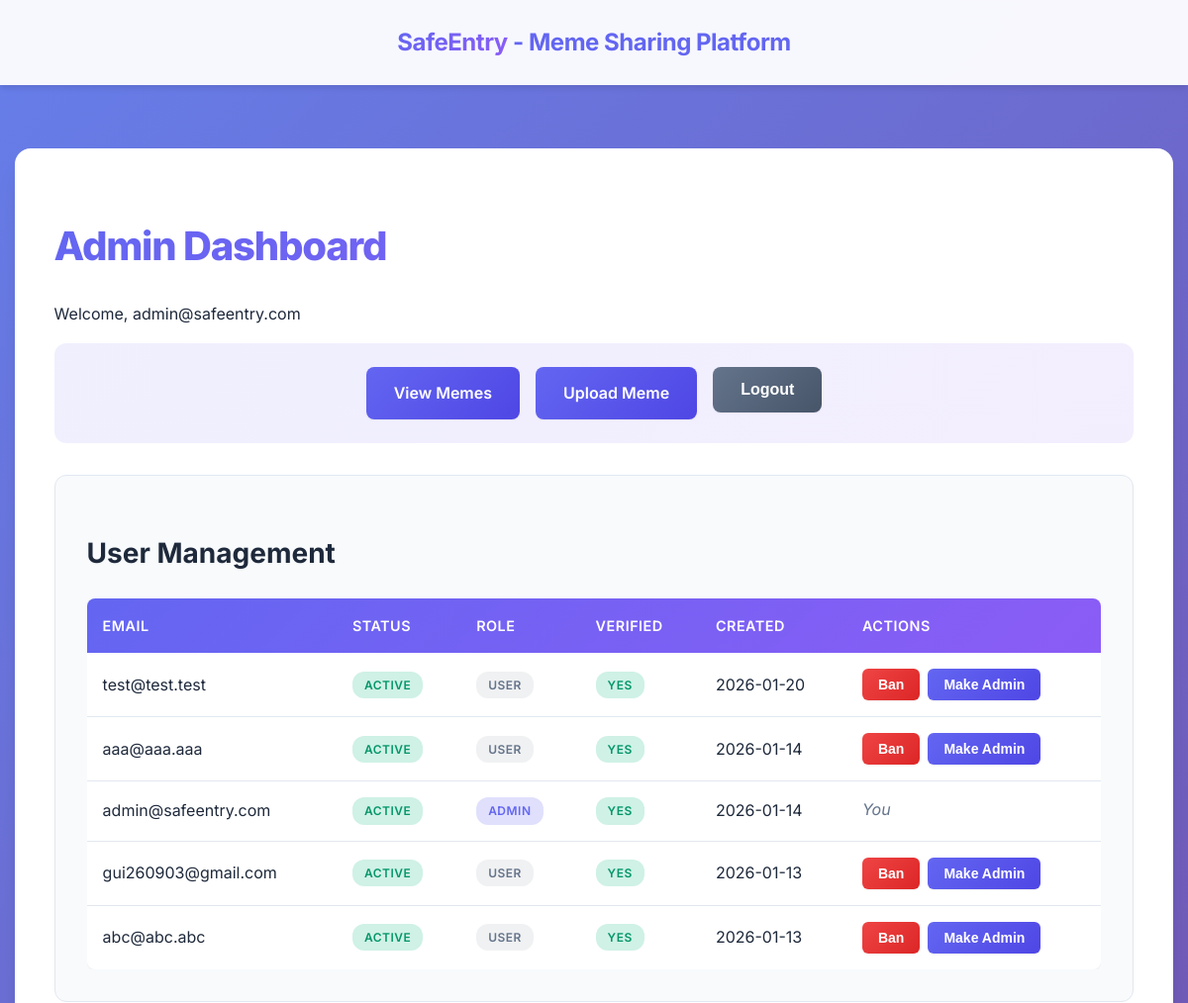
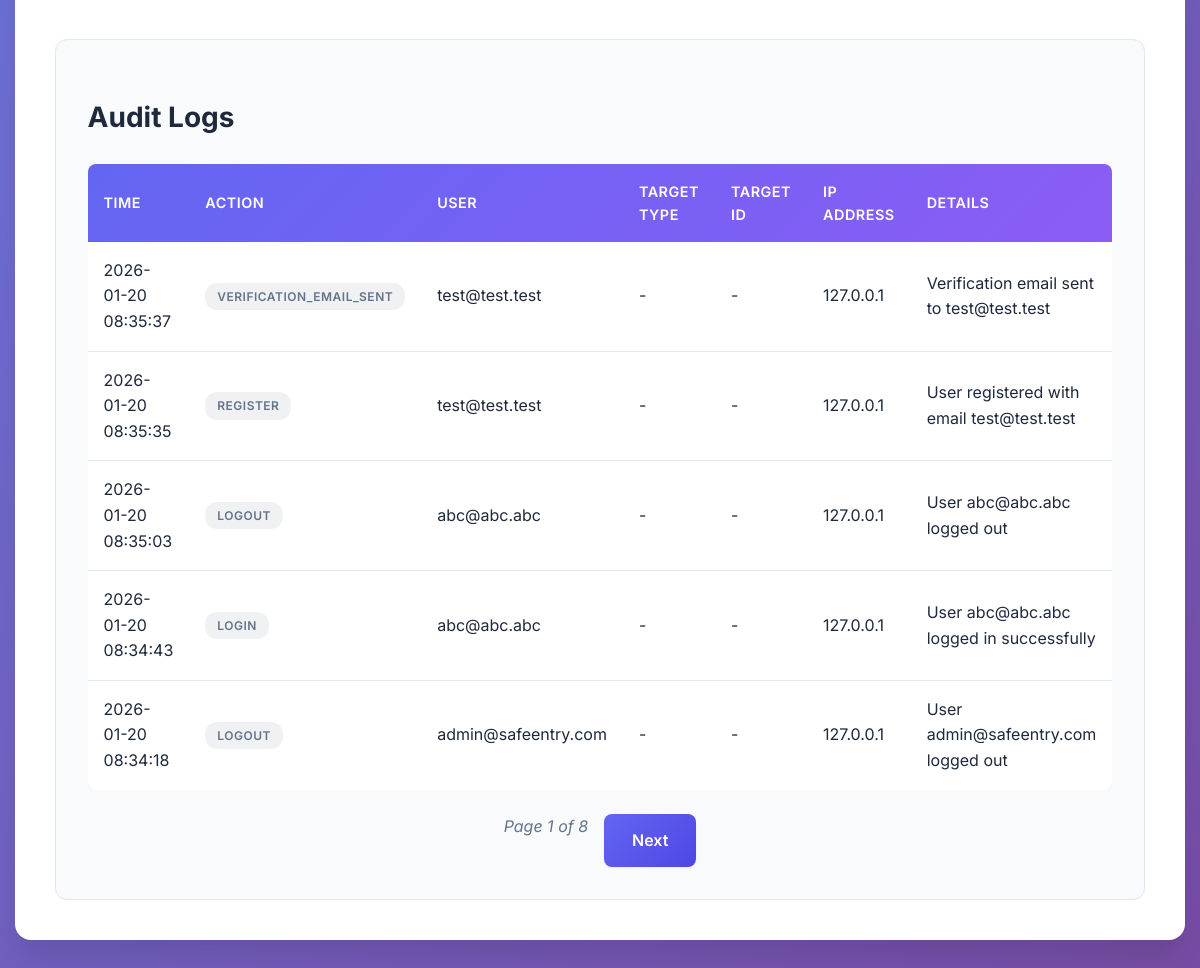
The page /dashboard (signed in) on the database its author committed (2 pictures, top to bottom).
### main.py (models this page shows, shortened)
class User(db.Model):
    id = db.Column(db.Integer, primary_key=True)
    email = db.Column(db.String(129), unique=True, nullable=False)
    password_hash = db.Column(db.String(255), nullable=False)
    is_verified = db.Column(db.Boolean, default=False)
    login_attempts = db.Column(db.Integer, default=0)
    is_bruteforced = db.Column(db.Boolean, default=False)
    is_admin = db.Column(db.Boolean, default=False)  # Admin role
    is_banned = db.Column(db.Boolean, default=False)  # Ban status
    created_at = db.Column(db.DateTime, default=datetime.utcnow)
    memes = db.relationship('Meme', backref='user', lazy=True)

class AuditLog(db.Model):
    id = db.Column(db.Integer, primary_key=True)
    action_type = db.Column(db.String(50), nullable=False)  # 'delete_meme', 'ban_user', 'role_change'
    actor_id = db.Column(db.Integer, db.ForeignKey('user.id'), nullable=False)
    target_id = db.Column(db.Integer, nullable=True)  # ID of affected resource
    target_type = db.Column(db.String(50), nullable=True)  # 'meme', 'user'
    details = db.Column(db.Text, nullable=True)  # Additional context
    timestamp = db.Column(db.DateTime, default=datetime.utcnow, nullable=False)
    ip_address = db.Column(db.String(45), nullable=True)

### main.py (the view)
@app.route("/dashboard")
def dashboard():
    admin = require_admin()
    if not admin:
        abort(403)  # Forbidden - not an admin
    users = User.query.order_by(User.created_at.desc()).all()
    page = request.args.get("page", 1, type=int)
    logs_pagination = AuditLog.query.order_by(AuditLog.timestamp.desc()).paginate(
        page=page,
        per_page=5,
        error_out=False,
    )
    logs = logs_pagination.items
    user_map = {u.id: u.email for u in users}
    return render_template(
        "dashboard.html",
        admin=admin,
        users=users,
        logs=logs,
        logs_page=logs_pagination,
        user_map=user_map,
    )

### main.py (called while the page is built)
def get_current_user():
    if "email" not in session:
        return None
    return User.query.filter_by(email=session["email"]).first()

def require_auth():
    user = get_current_user()
    if not user or not user.is_verified or user.is_banned:
        return None
    return user

def require_admin():
    user = require_auth()
    if not user or not user.is_admin:
        return None
    return user

### templates/dashboard.html (shortened to what this page needs)
{% extends "base.html" %}
{% block body%}
<div class="container">
    <h1>Admin Dashboard</h1>
    <p>Welcome, {{ admin.email }}</p>
    <div class="dashboard-nav">
        <a href="{{ url_for('memes') }}" class="btn btn-primary">View Memes</a>
        <a href="{{ url_for('upload_meme') }}" class="btn btn-primary">Upload Meme</a>
        <form method="post" action="{{ url_for('logout') }}" style="display:inline;">
            <button type="submit" class="btn btn-logout">Logout</button>
        </form>
    </div>
    <div class="admin-section">
        <h2>User Management</h2>
        {% if users %}
            <div class="users-table">
                <table>
                    <thead>
                        <tr>
                            <th>Email</th>
                            <th>Status</th>
                            <th>Role</th>
                            <th>Verified</th>
                            <th>Created</th>
                            <th>Actions</th>
                        </tr>
                    </thead>
                    <tbody>
                        {% for user in users %}
                        <tr>
                            <td>{{ user.email }}</td>
                            <td>
                                {% if user.is_banned %}
                                    <span class="badge badge-banned">Banned</span>
                                {% elif user.is_bruteforced %}
                                    <span class="badge badge-locked">Locked</span>
                                {% elif user.is_verified %}
                                    <span class="badge badge-active">Active</span>
                                {% else %}
                                    <span class="badge badge-unverified">Unverified</span>
                                {% endif %}
                            </td>
                            <td>
                                {% if user.is_admin %}
                                    <span class="badge badge-admin">Admin</span>
                                {% else %}
                                    <span class="badge badge-user">User</span>
                                {% endif %}
                            </td>
                            <td>
                                {% if user.is_verified %}
                                    <span class="badge badge-verified">Yes</span>
                                {% else %}
                                    <span class="badge badge-unverified">No</span>
                                {% endif %}
                            </td>
                            <td>{{ user.created_at.strftime('%Y-%m-%d') }}</td>
                            <td class="actions">
                                {% if user.id != admin.id %}
                                    <form method="post" action="{{ url_for('ban_user', user_id=user.id) }}" style="display:inline;">
                                        {% if user.is_banned %}
                                            <button type="submit" class="btn btn-sm btn-unban"
                                                    onclick="return confirm('Unban {{ user.email }}?');">
                                                Unban
                                            </button>
                                        {% else %}
                                            <button type="submit" class="btn btn-sm btn-ban"
                                                    onclick="return confirm('Ban {{ user.email }}?');">
                                                Ban
                                            </button>
                                        {% endif %}
                                    </form>
                                    <form method="post" action="{{ url_for('make_admin', user_id=user.id) }}" style="display:inline;">
                                        {% if user.is_admin %}
                                            <button type="submit" class="btn btn-sm btn-revoke-admin"
                                                    onclick="return confirm('Revoke admin privileges from {{ user.email }}?');">
                                                Revoke Admin
                                            </button>
                                        {% else %}
                                            <button type="submit" class="btn btn-sm btn-grant-admin"
                                                    onclick="return confirm('Grant admin privileges to {{ user.email }}?');">
                                                Make Admin
                                            </button>
                                        {% endif %}
                                    </form>
                                {% else %}
                                    <span class="text-muted">You</span>
                                {% endif %}
                            </td>
                        </tr>
                        {% endfor %}
                    </tbody>
                </table>
            </div>
        {% else %}
            <p>No users found.</p>
        {% endif %}
    </div>
    <div class="admin-section" style="margin-top: 2.5rem;">
        <h2>Audit Logs</h2>
        {% if logs %}
            <div class="users-table">
                <table>
                    <thead>
                        <tr>
                            <th>Time</th>
                            <th>Action</th>
                            <th>User</th>
                            <th>Target Type</th>
                            <th>Target ID</th>
                            <th>IP Address</th>
                            <th>Details</th>
                        </tr>
                    </thead>
                    <tbody>
                        {% for log in logs %}
                        <tr>
                            <td>{{ log.timestamp.strftime('%Y-%m-%d %H:%M:%S') }}</td>
                            <td><span class="badge badge-user">{{ log.action_type }}</span></td>
                            <td>{{ user_map.get(log.actor_id, 'Unknown') }}</td>
                            <td>{{ log.target_type or '-' }}</td>
                            <td>{{ log.target_id or '-' }}</td>
                            <td>{{ log.ip_address or '-' }}</td>
                            <td>{{ log.details or '-' }}</td>
                        </tr>
                        {% endfor %}
                    </tbody>
                </table>
            </div>
            <div class="dashboard-actions" style="margin-top: 1.5rem;">
                <span class="text-muted">Page {{ logs_page.page }} of {{ logs_page.pages }}</span>
                {% if logs_page.has_next %}
                    <a href="{{ url_for('dashboard', page=logs_page.next_num) }}" class="btn btn-primary">Next</a>
                {% endif %}
            </div>
        {% else %}
            <p>No logs recorded yet.</p>
        {% endif %}
    </div>
</div>
{% endblock%}

### static/style.css (style rules this page uses)
:root { --primary-color: #6366f1; --primary-dark: #4f46e5; --secondary-color: #8b5cf6; --accent-color: #ec4899; --success-color: #10b981; --danger-color: #ef4444; --warning-color: #f59e0b; --dark-bg: #0f172a; --light-bg: #f8fafc; --card-bg: #ffffff; --text-primary: #1e293b; --text-secondary: #64748b; --border-color: #e2e8f0; --shadow-sm: 0 1px 2px 0 rgba(0, 0, 0, 0.05); --shadow-md: 0 4px 6px -1px rgba(0, 0, 0, 0.1); --shadow-lg: 0 10px 15px -3px rgba(0, 0, 0, 0.1); --shadow-xl: 0 20px 25px -5px rgba(0, 0, 0, 0.1); }
body { font-family: 'Inter', -apple-system, BlinkMacSystemFont, 'Segoe UI', 'Roboto', 'Oxygen', 'Ubuntu', 'Cantarell', sans-serif; background: linear-gradient(135deg, #667eea 0%, #764ba2 100%); min-height: 100vh; margin: 0; color: var(--text-primary); line-height: 1.6; }
.container { background: var(--card-bg); padding: 2.5rem; border-radius: 16px; box-shadow: var(--shadow-xl); width: 100%; max-width: 1200px; margin: 0 auto; }
.container h1 { color: var(--text-primary); margin-bottom: 1.5rem; font-size: 2.5rem; font-weight: 800; letter-spacing: -0.03em; background: linear-gradient(135deg, var(--primary-color), var(--secondary-color)); -webkit-background-clip: text; -webkit-text-fill-color: transparent; background-clip: text; }
.btn { padding: 0.875rem 1.75rem; border: none; border-radius: 8px; cursor: pointer; font-size: 1rem; font-weight: 600; transition: all 0.2s ease; text-decoration: none; display: inline-block; text-align: center; box-shadow: var(--shadow-sm); position: relative; overflow: hidden; }
.btn::before { content: ''; position: absolute; top: 50%; left: 50%; width: 0; height: 0; border-radius: 50%; background: rgba(255, 255, 255, 0.3); transform: translate(-50%, -50%); transition: width 0.6s, height 0.6s; }
.btn-logout { background: linear-gradient(135deg, var(--text-secondary), #475569); color: white; }
.btn-primary { background: linear-gradient(135deg, var(--primary-color), var(--primary-dark)); color: white; }
.dashboard-actions { display: flex; gap: 1rem; justify-content: center; flex-wrap: wrap; margin-top: 2rem; }
.dashboard-nav { display: flex; gap: 1rem; justify-content: center; flex-wrap: wrap; margin-bottom: 2rem; padding: 1.5rem; background: linear-gradient(135deg, rgba(99, 102, 241, 0.1), rgba(139, 92, 246, 0.1)); border-radius: 12px; }
.admin-section { margin-top: 2rem; background: var(--light-bg); padding: 2rem; border-radius: 12px; border: 1px solid var(--border-color); }
.admin-section h2 { margin-bottom: 1.5rem; color: var(--text-primary); font-size: 1.75rem; }
.users-table { overflow-x: auto; }
table { width: 100%; border-collapse: collapse; background: white; border-radius: 8px; overflow: hidden; box-shadow: var(--shadow-sm); }
thead { background: linear-gradient(135deg, var(--primary-color), var(--secondary-color)); color: white; }
th { padding: 1rem; text-align: left; font-weight: 600; font-size: 0.9rem; text-transform: uppercase; letter-spacing: 0.5px; }
tbody tr { border-bottom: 1px solid var(--border-color); transition: background-color 0.2s ease; }
tbody tr:last-child { border-bottom: none; }
td { padding: 1rem; vertical-align: middle; }
.badge { display: inline-block; padding: 0.25rem 0.75rem; border-radius: 12px; font-size: 0.75rem; font-weight: 600; text-transform: uppercase; letter-spacing: 0.5px; }
.badge-active { background-color: rgba(16, 185, 129, 0.2); color: #059669; }
.badge-admin { background-color: rgba(99, 102, 241, 0.2); color: var(--primary-color); }
.badge-user { background-color: rgba(107, 114, 128, 0.1); color: var(--text-secondary); }
.badge-verified { background-color: rgba(16, 185, 129, 0.2); color: #059669; }
.actions { display: flex; gap: 0.5rem; flex-wrap: wrap; }
.btn-sm { padding: 0.5rem 1rem; font-size: 0.875rem; border-radius: 6px; }
.btn-ban { background: linear-gradient(135deg, var(--danger-color), #dc2626); color: white; }
.btn-grant-admin { background: linear-gradient(135deg, var(--primary-color), var(--primary-dark)); color: white; }
.text-muted { color: var(--text-secondary); font-style: italic; }
a { color: var(--primary-color); text-decoration: none; transition: color 0.2s ease; }

### rows shown on the page
User: email "admin@safeentry.com", is_banned "ACTIVE", is_admin "ADMIN", is_verified "YES", created_at "2026-01-14", shows "You", get "admin@safeentry.com"
User: email "test@test.test", is_banned "ACTIVE", is_admin "USER", is_verified "YES", created_at "2026-01-20", get "test@test.test"
User: email "aaa@aaa.aaa", is_banned "ACTIVE", is_admin "USER", is_verified "YES", created_at "2026-01-14"
User: email "gui260903@gmail.com", is_banned "ACTIVE", is_admin "USER", is_verified "YES", created_at "2026-01-13"
User: email "abc@abc.abc", is_banned "ACTIVE", is_admin "USER", is_verified "YES", created_at "2026-01-13", get "abc@abc.abc"
AuditLog: timestamp "2026-01-20 08:35:37", action_type "VERIFICATION_EMAIL_SENT", target_type "-", target_id "-", ip_address "127.0.0.1", details "Verification email sent to test@test.test"
AuditLog: timestamp "2026-01-20 08:35:35", action_type "REGISTER", target_type "-", target_id "-", ip_address "127.0.0.1", details "User registered with email test@test.test"
AuditLog: timestamp "2026-01-20 08:35:03", action_type "LOGOUT", target_type "-", target_id "-", ip_address "127.0.0.1", details "User abc@abc.abc logged out"
AuditLog: timestamp "2026-01-20 08:34:43", action_type "LOGIN", target_type "-", target_id "-", ip_address "127.0.0.1", details "User abc@abc.abc logged in successfully"
AuditLog: timestamp "2026-01-20 08:34:18", action_type "LOGOUT", target_type "-", target_id "-", ip_address "127.0.0.1", details "User admin@safeentry.com logged out"

### other values the page prints
{{ logs_page.page }} "1"
{{ logs_page.pages }} "8"
